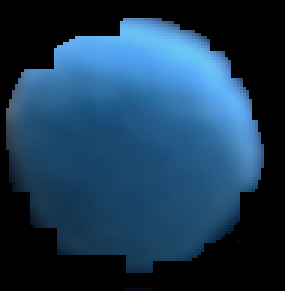
#> input picture sample/marker/blue.png, 95 x 97 px, given in place of the camera (shown 3 times larger)
$ python calibration.py --out_dir out
#> lines starting #> are read from the running program, lines starting #| are printed output that depends on the picture
# 外部パラメタをキャリブレーションする

import argparse
from email.mime import image
from json import load
import numpy as np
import cv2
import glob
from pathlib import Path
import pandas as pd
import random
import matplotlib.pyplot as plt

import lib.geometry
import lib.visualize

gw, gh = 9, 7
# gw, gh = 10, 7
w, h = 640, 480
mtx = np.array(
    [
        [740, 0.0, 330],
        [0.0, 740, 221],
        [0.0, 0.0, 1.0],
    ]
)

distort = np.array(
    [
        0.059592372999535126,
        1.3343393909424992,
        -0.008491522926161756,
        0.006968330736260448,
        -5.81179797305232,
    ]
)


def parse_args():
    parser = argparse.ArgumentParser()
    parser.add_argument("--out_dir", required=True, type=Path)
    args = parser.parse_args()
    return args


# [51 lines left out: functions recoverPose, create_plt, not called in this run]


def show_plt(block=True):
    plt.subplots_adjust(left=0, right=1, bottom=0, top=1)
    plt.show(block=block)


# [8 lines left out: function plot_points3d, not called in this run]


def make_view_position(R, t):
    p = -np.matmul(R.T, t.T).T
    return p


# [22 lines left out: functions make_Rt, plot_camera, not called in this run]


def calc_colors(all_cam_ids):
    cam_id_colors = {
        c: (
            random.random(),
            random.random(),
            random.random(),
        )
        for c in all_cam_ids
    }

    cam_id_colors[all_cam_ids[0]] = (0, 0, 1)
    cam_id_colors[all_cam_ids[1]] = (0, 1, 1)
    cam_id_colors[all_cam_ids[2]] = (1, 0, 0)
    cam_id_colors[all_cam_ids[3]] = (0.5, 0.5, 0.5)

    return cam_id_colors


def search_checkerboard(img):
    gray = cv2.cvtColor(img, cv2.COLOR_BGR2GRAY)
    flags = cv2.CALIB_CB_NORMALIZE_IMAGE | cv2.CALIB_CB_EXHAUSTIVE

    criteria = (cv2.TERM_CRITERIA_EPS + cv2.TERM_CRITERIA_MAX_ITER, 30, 1e-3)
    ret, corners = cv2.findChessboardCornersSB(gray, (gw, gh), None, flags)
    if ret:
        pt2d = cv2.cornerSubPix(gray, corners, (5, 5), (-1, -1), criteria)
        pt2d = pt2d.reshape((-1, 1, 2))
        return pt2d

    return None


def calc_correspondenses(all_caps):
    frame_to_dict = {}
    frame = 0

    all_cam_counters = {k: 0 for k in all_caps.keys()}
    while True:
        frame += 1

        all_imgs = []
        boards = {}
        for cam_id, cap in all_caps.items():
            ret, img = cap.read()
            if not ret:
                all_imgs.append(img)
                continue
            pt2d = search_checkerboard(img)
            if pt2d is None:
                all_imgs.append(img)
                continue
            img = cv2.drawChessboardCorners(img, (gw, gh), pt2d, ret)
            boards.setdefault(cam_id, []).append(pt2d)
            all_imgs.append(img)
#> this loop made 4 passes
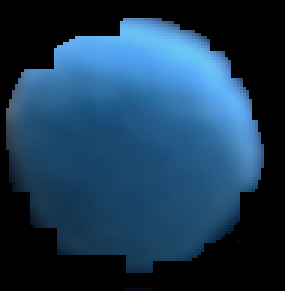
#> input picture sample/marker/blue.png, 95 x 97 px, given in place of the camera (shown 3 times larger)
#> pass 1, in search_checkerboard, `gray = cv2.cvtColor(img, cv2.COLOR_BGR2GRAY)`:
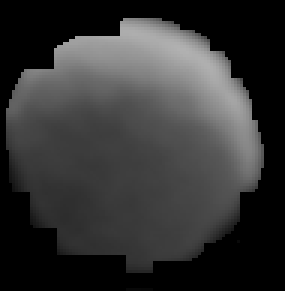
#> gray: shape (97, 95) (shown 3 times larger); min 0, max 177, mean 52.1
#> img is the input picture: shape (97, 95, 3); mean B, G, R 84.4, 58.4, 27.4
#> after the loop, all_imgs = 4 items; boards = 0 items

        show_img = cv2.vconcat(
            [
                cv2.hconcat(all_imgs[:2]),
                cv2.hconcat(all_imgs[2:]),
            ]
        )
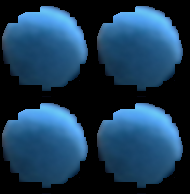
#> show_img: shape (194, 190, 3); mean of channels 0, 1, 2 84.4, 58.4, 27.4; drawn as B, G, R

        show_img = cv2.resize(show_img, None, fx=0.7, fy=0.7)
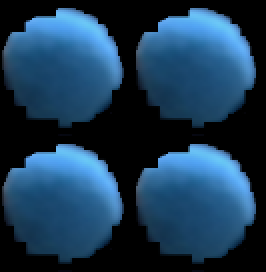
#> show_img: shape (136, 133, 3) (shown 2 times larger); mean of channels 0, 1, 2 84.3, 58.4, 27.4; drawn as B, G, R
        cv2.imshow("show_img", show_img)
        if ord("q") == cv2.waitKey(1):
#> (key q is pressed here)
            exit(0)
#> (the program exits here)

$ run again, on sample/marker/moss_green.png
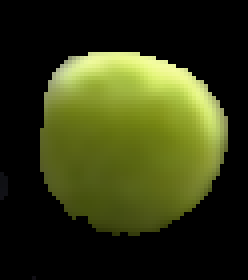
#> input picture sample/marker/moss_green.png, 62 x 70 px, given in place of the camera (shown 4 times larger)
#> the loop in calc_correspondenses, `for cam_id, cap in all_caps.items():` made 4 passes
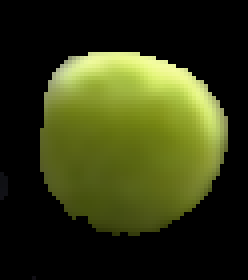
#> input picture sample/marker/moss_green.png, 62 x 70 px, given in place of the camera (shown 4 times larger)
#> pass 1, in search_checkerboard, `gray = cv2.cvtColor(img, cv2.COLOR_BGR2GRAY)`:
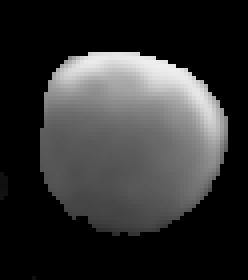
#> gray: shape (70, 62) (shown 4 times larger); min 0, max 238, mean 49.3
#> in calc_correspondenses, img is the input picture: shape (70, 62, 3); mean B, G, R 19.2, 55, 49.7
#> after the loop in calc_correspondenses, `for cam_id, cap in all_caps.items():`: all_imgs = 4 items; boards = 0 items
#> in calc_correspondenses, `show_img = cv2.resize(show_img, None, fx=0.7, fy=0.7)`:
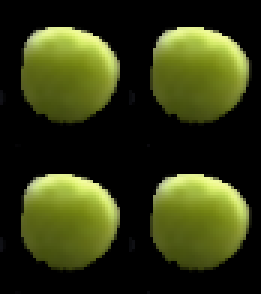
#> show_img: shape (98, 87, 3) (shown 3 times larger); mean of channels 0, 1, 2 19.1, 54.8, 49.6; drawn as B, G, R

$ run again, on sample/marker/purple.png
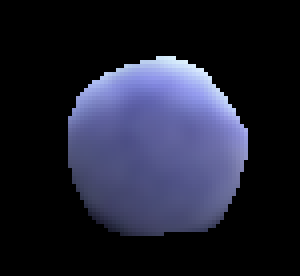
#> input picture sample/marker/purple.png, 75 x 69 px, given in place of the camera (shown 4 times larger)
#> the loop in calc_correspondenses, `for cam_id, cap in all_caps.items():` made 4 passes
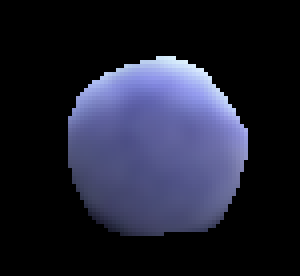
#> input picture sample/marker/purple.png, 75 x 69 px, given in place of the camera (shown 4 times larger)
#> pass 1, in search_checkerboard, `gray = cv2.cvtColor(img, cv2.COLOR_BGR2GRAY)`:
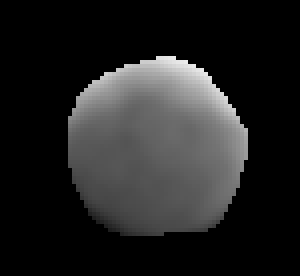
#> gray: shape (69, 75) (shown 4 times larger); min 0, max 235, mean 34.2
#> in calc_correspondenses, img is the input picture: shape (69, 75, 3); mean B, G, R 49.1, 32.7, 31.3
#> after the loop in calc_correspondenses, `for cam_id, cap in all_caps.items():`: all_imgs = 4 items; boards = 0 items
#> in calc_correspondenses, `show_img = cv2.resize(show_img, None, fx=0.7, fy=0.7)`:
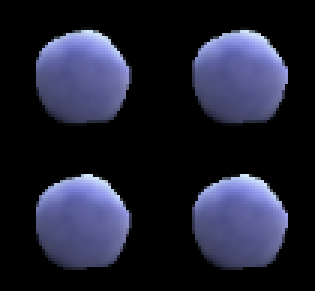
#> show_img: shape (97, 105, 3) (shown 3 times larger); mean of channels 0, 1, 2 48.9, 32.6, 31.1; drawn as B, G, R
